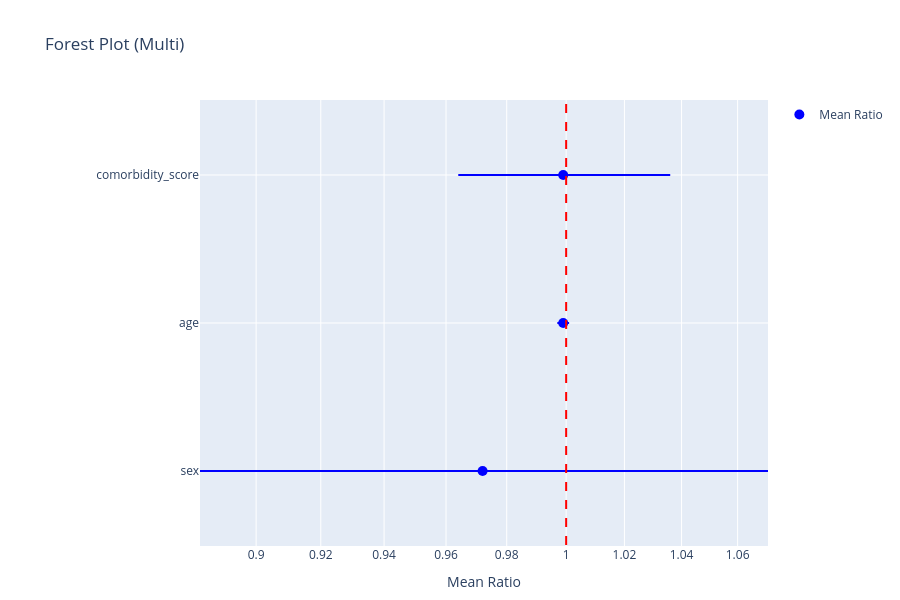
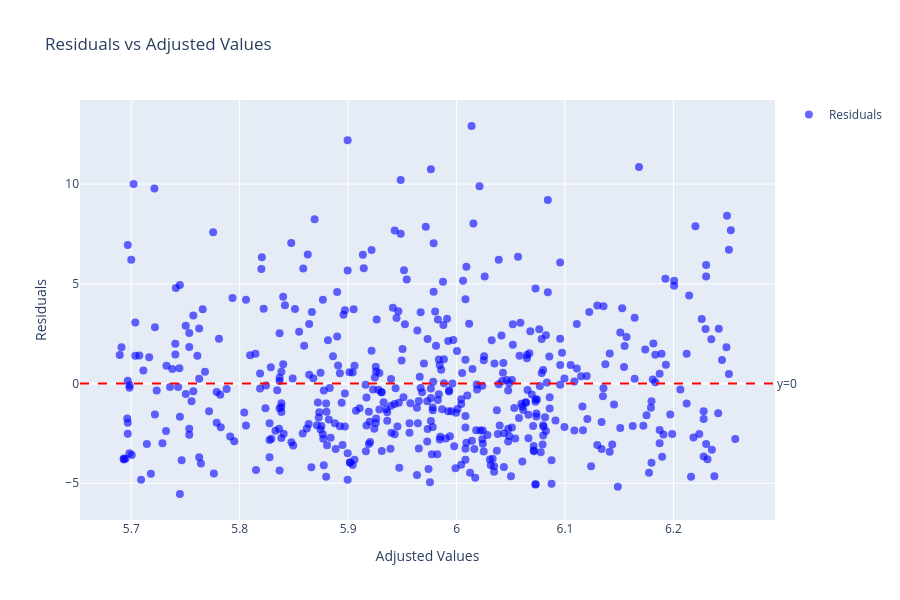
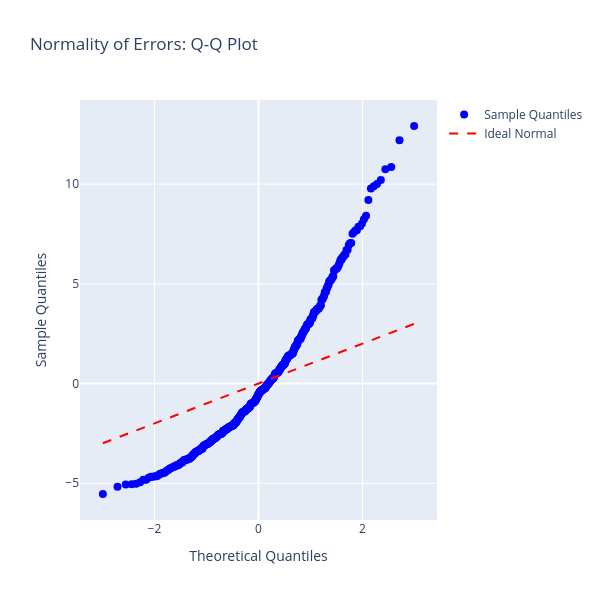

The cell these charts' notebook holds for them, in order:
### Markdown cell above
## 11. Displaying Selected Results

You do not need to display everything at once. The `summary()` method accepts lists of specific metrics so you can focus on what is relevant for your analysis.

### Code cell
# Show only the metrics most relevant for a publication-ready report
model.summary(
    assumptions=["Durbin-Watson", "Shapiro-Wilk p-value", "VIF", "Influential Outliers"],
    performance=["RMSE", "MAE", "Adjusted R2", "AIC", "BIC"],
    cross_val=["Mean CV MSE", "Standard Deviation of CV MSE"],
    plots=["forest_plot", "residuals_vs_fitted", "qq_plot"],
    vif_threshold=5.0
)

### Figure 1 — Plotly figure (JSON) as saved in the notebook; plotly's stock layout.template omitted (floating-point values rounded to 4 significant figures)
{"data": [{"hovertemplate": "%{y}<br>%{x:.3f}<extra></extra>", "marker": {"color": "blue", "size": 10}, "mode": "markers", "name": "Mean Ratio", "type": "scatter", "x": [0.972, 0.999, 0.999], "y": ["sex", "age", "comorbidity_score"]}, {"hoverinfo": "skip", "line": {"color": "blue", "width": 2}, "mode": "lines", "showlegend": false, "type": "scatter", "x": [0.883, 1.071], "y": ["sex", "sex"]}, {"hoverinfo": "skip", "line": {"color": "blue", "width": 2}, "mode": "lines", "showlegend": false, "type": "scatter", "x": [0.997, 1.001], "y": ["age", "age"]}, {"hoverinfo": "skip", "line": {"color": "blue", "width": 2}, "mode": "lines", "showlegend": false, "type": "scatter", "x": [0.964, 1.036], "y": ["comorbidity_score", "comorbidity_score"]}], "layout": {"height": 600, "margin": {"b": 50, "l": 200, "r": 100, "t": 100}, "shapes": [{"line": {"color": "red", "dash": "dash", "width": 2}, "type": "line", "x0": 1, "x1": 1, "y0": -0.5, "y1": 2.5}], "title": {"text": "Forest Plot (Multi)"}, "xaxis": {"title": {"text": "Mean Ratio"}, "type": "log"}, "yaxis": {"automargin": true, "tickmode": "array", "ticktext": ["sex", "age", "comorbidity_score"], "tickvals": ["sex", "age", "comorbidity_score"], "title": {"text": ""}}}}

### Figure 2 — Plotly figure (JSON) as saved in the notebook; plotly's stock layout.template omitted (floating-point values rounded to 4 significant figures; data arrays with more than 128 entries replaced by an {"elided": "..."} marker saying what was removed)
{"data": [{"hovertemplate": "Fitted: %{x}<br>Residual: %{y}<extra></extra>", "marker": {"color": "blue", "opacity": 0.6, "size": 8}, "mode": "markers", "name": "Residuals", "type": "scatter", "x": {"elided": "500 float values"}, "y": {"elided": "500 float values"}}], "layout": {"annotations": [{"showarrow": false, "text": "y=0", "x": 1, "xanchor": "left", "xref": "x domain", "y": 0, "yanchor": "middle", "yref": "y"}], "height": 600, "hovermode": "closest", "shapes": [{"line": {"color": "red", "dash": "dash", "width": 2}, "type": "line", "x0": 0, "x1": 1, "xref": "x domain", "y0": 0, "y1": 0, "yref": "y"}], "showlegend": true, "title": {"text": "Residuals vs Adjusted Values"}, "width": 900, "xaxis": {"title": {"text": "Adjusted Values"}}, "yaxis": {"title": {"text": "Residuals"}}}}

### Figure 3 — Plotly figure (JSON) as saved in the notebook; plotly's stock layout.template omitted (floating-point values rounded to 4 significant figures; data arrays with more than 128 entries replaced by an {"elided": "..."} marker saying what was removed)
{"data": [{"hovertemplate": "Theoretical: %{x:.3f}<br>Sample: %{y:.3f}<extra></extra>", "marker": {"color": "blue", "size": 8}, "mode": "markers", "name": "Sample Quantiles", "type": "scatter", "x": {"elided": "500 float values"}, "y": {"elided": "500 float values"}}, {"hoverinfo": "skip", "line": {"color": "red", "dash": "dash", "width": 2}, "mode": "lines", "name": "Ideal Normal", "type": "scatter", "x": {"elided": "500 float values"}, "y": {"elided": "500 float values"}}], "layout": {"height": 600, "hovermode": "closest", "showlegend": true, "title": {"text": "Normality of Errors: Q-Q Plot"}, "width": 600, "xaxis": {"title": {"text": "Theoretical Quantiles"}}, "yaxis": {"title": {"text": "Sample Quantiles"}}}}
